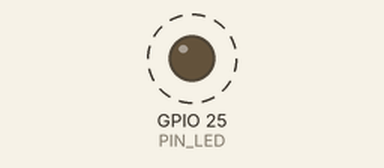
Simulated run of this sketch. Board: ESP32. Parts: output pins drawn as LEDs (lit = HIGH). Dashed ring = blinking.

Above: at 0.5 s.
Timing chart, 0 to 4.6 s (numbered marks = the images above):
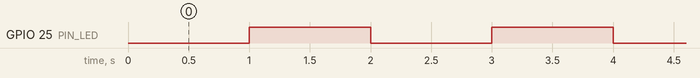

Measured:
- by itself, GPIO 25 (PIN_LED): alternates HIGH for 1.0 s and LOW for 1.0 s

The sketch:

01_LED_Sin_Delay.ino
```cpp
// AirtekLab - Programacion con millis() y ESP32
// Ejercicio 01: parpadear un LED sin delay()
// Placa: ESP32 Dev Module
// LED externo: GPIO 25 con resistencia limitadora

const int PIN_LED = 25;

unsigned long tiempoAnterior = 0;
const unsigned long INTERVALO = 1000;

bool estadoLED = LOW;

void setup() {
  pinMode(PIN_LED, OUTPUT);
  digitalWrite(PIN_LED, estadoLED);
}

void loop() {
  unsigned long tiempoActual = millis();

  if (tiempoActual - tiempoAnterior >= INTERVALO) {
    tiempoAnterior = tiempoActual;

    estadoLED = !estadoLED;
    digitalWrite(PIN_LED, estadoLED);
  }
}
```
